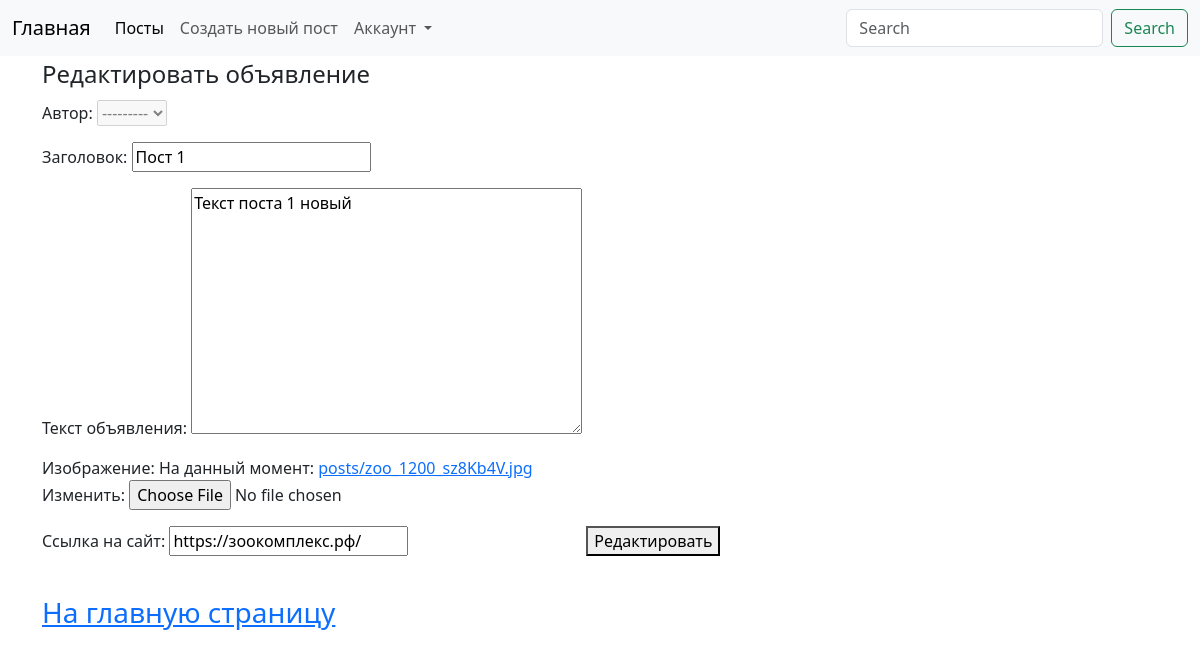
The page /board/posts/1/edit/ (signed in) on the database as committed earlier.
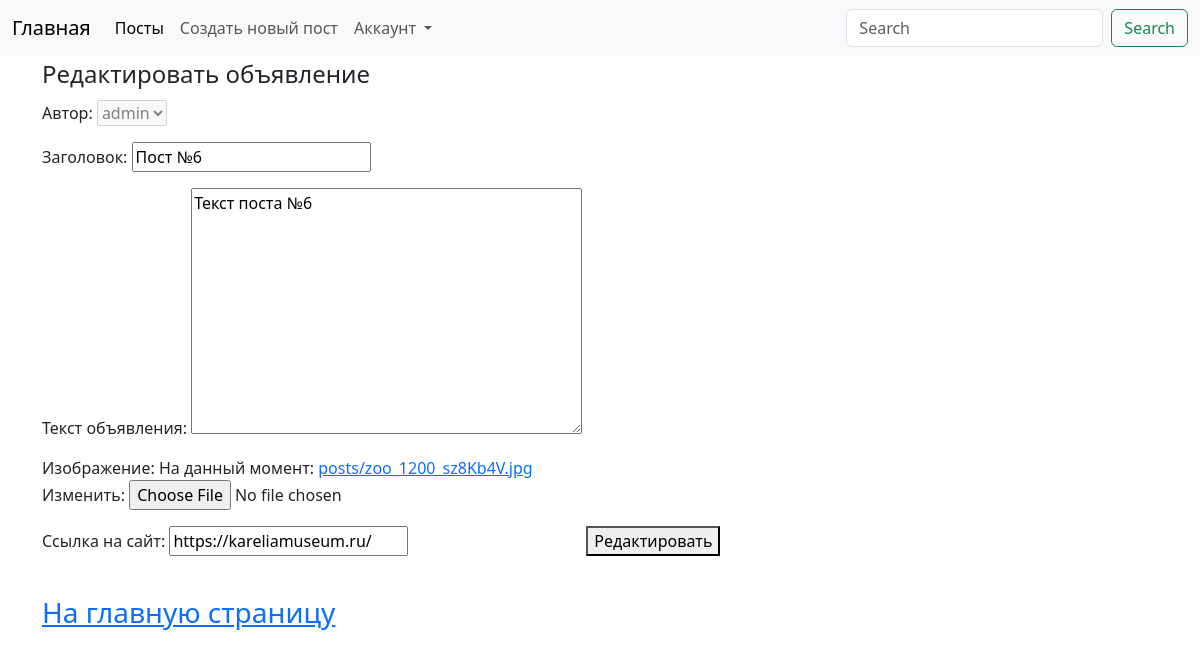
The same page on the database as committed later.
### board/models.py (models this page shows, shortened)
class Post(models.Model):
    author = models.ForeignKey(User, on_delete=models.CASCADE, verbose_name='Автор')
    title = models.CharField(max_length=200, verbose_name='Заголовок')
    text = models.TextField(max_length=500, verbose_name='Текст объявления')
    created_at = models.DateTimeField(default=timezone.now, verbose_name='Опубликовано',
                                      editable=False)  # Параметр 'editable' отключает возможность для редактирования
    url_adders = models.CharField(max_length=150, verbose_name='Ссылка на сайт')
    image = models.ImageField(upload_to='posts/', null=True, verbose_name='Изображение')
    slug = models.SlugField(max_length=200, unique=True, editable=False, null=True)
    class Meta:  # Настроечный класс
        verbose_name = 'Объявление'
        verbose_name_plural = 'Объявления'

### board/views.py (the view)
# urls.py: path('posts/<int:pk>/edit/', post_edit, name='post_edit'),
@login_required
def post_edit(request, pk):
    post = get_object_or_404(Post, pk=pk)  # получить объект по ключу
    if request.method == 'POST':
        form = PostForm(data=request.POST, instance=post, author=request.user)
        if form.is_valid():
            form.save()
            return post_list(request)
    else:
        form = PostForm(instance=post, author=request.user)
    context = {
            'form': form,
            'title': 'Редактировать объявление'
        }
    return render(request, template_name='board/post_edit.html', context=context)

### board/forms.py
class PostForm(forms.ModelForm):
    def __init__(self, *args, **kwargs):
        author = kwargs.pop('author', None)
        super(PostForm, self).__init__(*args, **kwargs)
        if author:
            self.fields['author'].initial = author
            self.fields['author'].disabled = True
        self.fields['author'].widget.attrs['placeholder'] = 'Укажите автора'
        self.fields['title'].widget.attrs['placeholder'] = 'Укажите заголовок'
        self.fields['text'].widget.attrs['placeholder'] = 'Текст объявления'
        self.fields['image'].widget.attrs['placeholder'] = 'Фотография'
        self.fields['url_adders'].widget.attrs['placeholder'] = 'Укажите email'
    class Meta:
        model = Post
        fields = ['author', 'title', 'text', 'image', 'url_adders']  # так правильнее всего

### board/templates/board/post_edit.html (shortened to what this page needs)
{% extends 'board/base.html' %}
{% block content %}
<div class="container">
    <form action="" method="post">
        <legend>{{title}}</legend>
        <label>{{ form.as_p }}</label>
        <label>
            <button type="submit">Редактировать</button>
        </label>
    </form>
    <br>
    <a href="{% url 'board:index'%}"><h3>На главную страницу</h3></a>
</div>
    {% endblock content %}

Rows that differ between the two databases and show on the page:
changed Post: author "---------" → "admin"; title "Пост 1" → "Пост №6"; text "Текст поста 1 новый" → "Текст поста №6"; url_adders "https://зоокомплекс.рф/" → "https://kareliamuseum.ru/"
